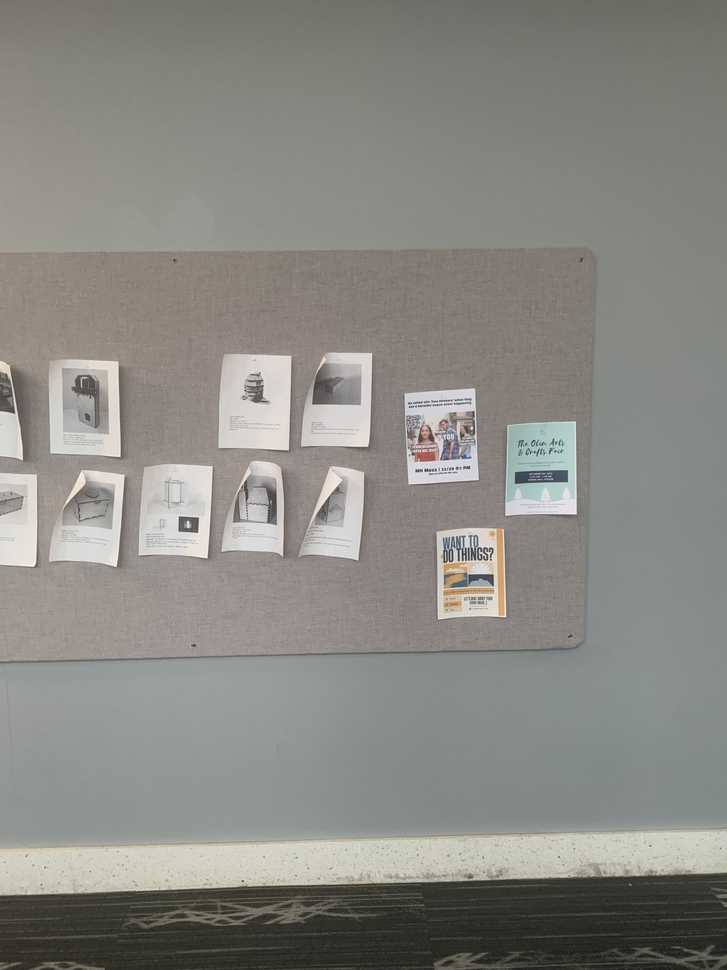
#> input picture featureExtraction/images/train/IMG_3716.JPG, 727 x 970 px, shrunk from 3024 x 4032 before the run, found by its file name; its folder holds only this picture in this run
$ python ImageExtract.py
#> lines starting #> are read from the running program, lines starting #| are printed output that depends on the picture; after the words box and inside, x2 and y2 are one past the last pixel; in counts of white or black regions, pixels touching at a corner belong together
import cv2
import os
import numpy as np
from sklearn.neighbors import KNeighborsClassifier

def confirm_matching_shapes(directory):
    proper_cv2_images = [] # store the images in a list so I can persist their cv2.imread() features
    for i in os.listdir(directory):
        a = os.path.join(directory, i)
        d = cv2.imread(a)
#> d is the input picture: shape (970, 727, 3); mean B, G, R 131.5, 136.9, 137.5
        proper_cv2_images.append(d)
    return proper_cv2_images # want to return the np.array of all the objects in this directory, 1 (d just returns last in loop, need to use list to persist and save all images)

def preprocess_images(images):
    # convert to grayscale since we don't care too much about features
    # use two different lists to append specific items
    features = []
    labels = []
    for i, image in enumerate(images): # why does this star over as image 0 each time?
        grayScale = cv2.cvtColor(image, cv2.COLOR_BGR2GRAY)
        t_lower = 50 # test
        t_upper = 150 # test
        edges = cv2.Canny(grayScale, t_lower, t_upper)
        features.append(edges.flatten()) # this creates a 1D array from edges which is useful because ...
        labels.append(f'image {i}')

    return features, labels

def process_test_images(image_paths):
    test_features = []
    test_labels = []
    # loop through the image paths passed into the function
    for i, image_path in enumerate(image_paths):
        image = cv2.imread(image_path)

        if image is not None:
            single_image_features, single_image_label = preprocess_images([image])
            test_features.extend(single_image_features)
            test_labels.extend(single_image_label)
        else:
            print(f'Image at {image_path} and {i} cannot be read. ')

    # we unpack the two return values from the preprocess_images function here, so we can store their values and return them for later
    return test_features, test_labels


def knn(images):
    # we unpack by doing params from function, variable to assign -> I'm doing this because when I scroll on t I see tuple[list, list] and these are features, labels from the value being passed into knn function
    features, labels = t
    test_features, test_labels = call_process_test_images
    print(test_features)
    X = np.array(features)
    y = np.array(labels)
    knn = KNeighborsClassifier(n_neighbors=1)
    knn.fit(X, y)

    for idx, test_feature in enumerate(test_features):
        test_feature_reshaped = test_feature.reshape(1, -1)
        most_similar_image_label = knn.predict(test_feature_reshaped)
        print(f"Predicted: {most_similar_image_label}, True: {test_labels[idx]}")

# Function calling
directory = '/Users/zaynpatel/vision/visionLLM/CompRobo-VisionLLM/featureExtraction/images/train'
call_confirm_matching_shapes = confirm_matching_shapes(directory)
#> call_confirm_matching_shapes = 1 item
t = preprocess_images(call_confirm_matching_shapes)
#> the loop in preprocess_images, `for i, image in enumerate(images):` made 1 pass
#> (t_lower, t_upper) on pass 1: (50, 150)
#> pass 1, in preprocess_images, `edges = cv2.Canny(grayScale, t_lower, t_upper)`:
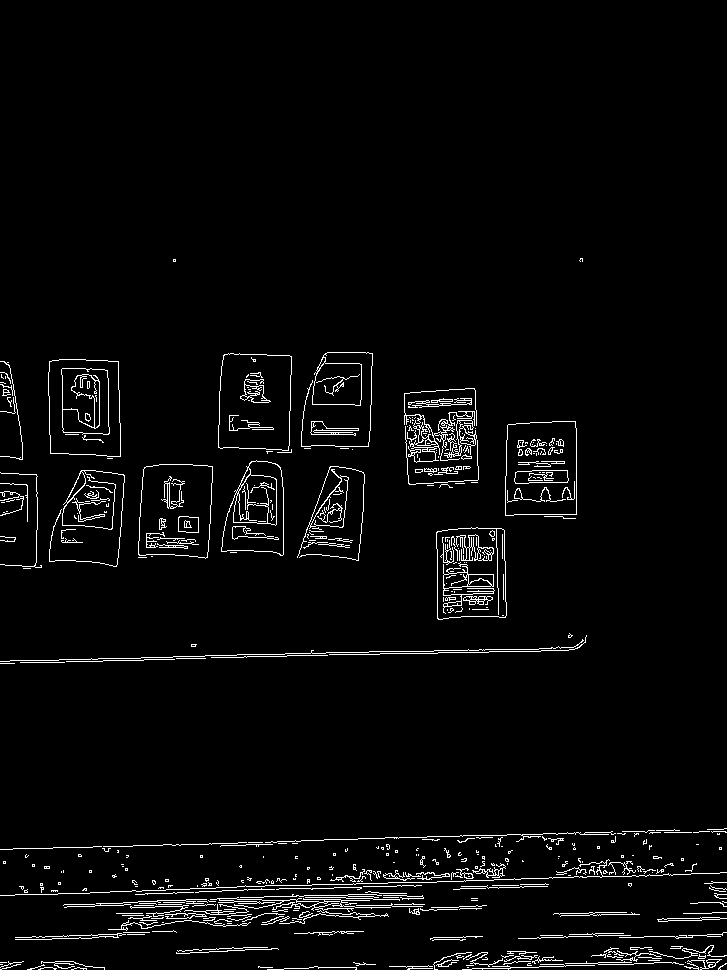
#> edges: shape (970, 727); 3.2% white in thin lines or dots, all inside (x1, y1, x2, y2) = (0, 258, 727, 970)
#> after the loop in preprocess_images, `for i, image in enumerate(images):`: labels = ['image 0']
new_image_paths = ['/Users/zaynpatel/vision/visionLLM/CompRobo-VisionLLM/featureExtraction/images/test/IMG_3727.JPG', '/Users/zaynpatel/vision/visionLLM/CompRobo-VisionLLM/featureExtraction/images/test/IMG_3728.JPG', '/Users/zaynpatel/vision/visionLLM/CompRobo-VisionLLM/featureExtraction/images/test/IMG_3729.JPG', '/Users/zaynpatel/vision/visionLLM/CompRobo-VisionLLM/featureExtraction/images/test/IMG_3730.JPG']
call_process_test_images = process_test_images(new_image_paths)
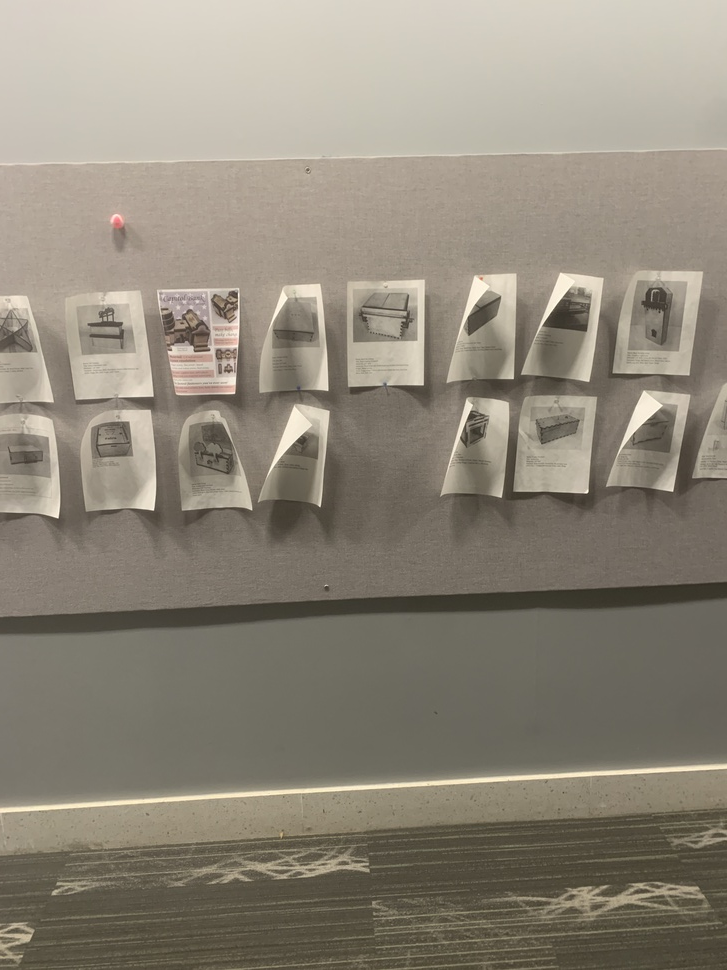
#> input picture featureExtraction/images/test/IMG_3727.JPG, 727 x 970 px, shrunk from 3024 x 4032 before the run, found by its file name
#> in process_test_images, image is the input picture: shape (970, 727, 3); mean B, G, R 121.4, 135, 142.3
#> the loop in preprocess_images (call 2), `for i, image in enumerate(images):` made 1 pass
#> pass 1, in preprocess_images (call 2), `grayScale = cv2.cvtColor(image, cv2.COLOR_BGR2GRAY)`:
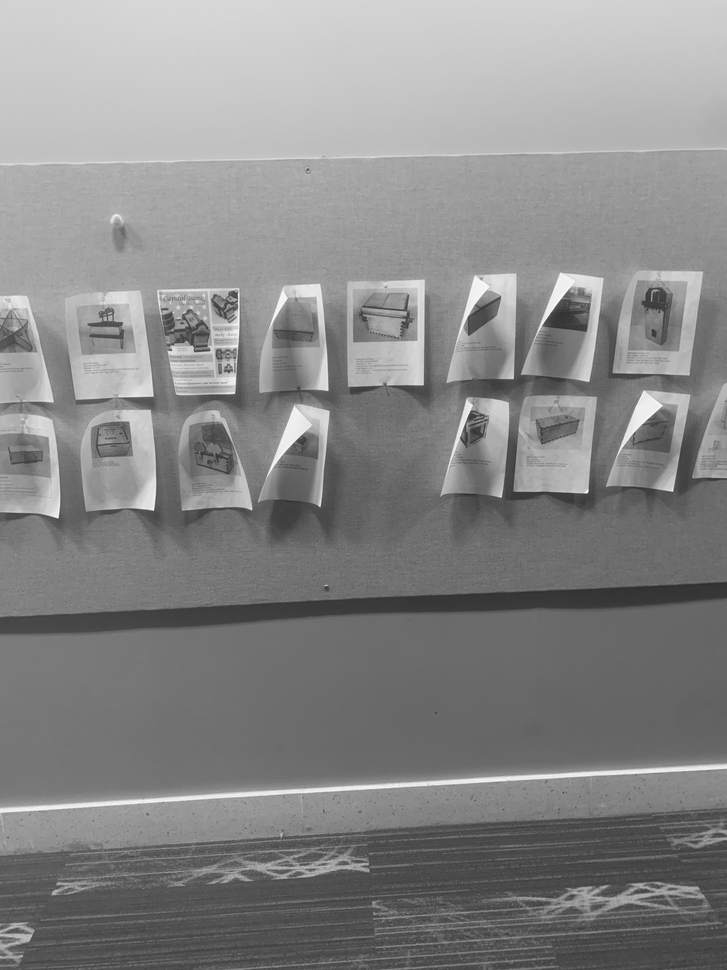
#> grayScale: shape (970, 727); min 45, max 253, mean 135.6
#> pass 1, in preprocess_images (call 2), `edges = cv2.Canny(grayScale, t_lower, t_upper)`:
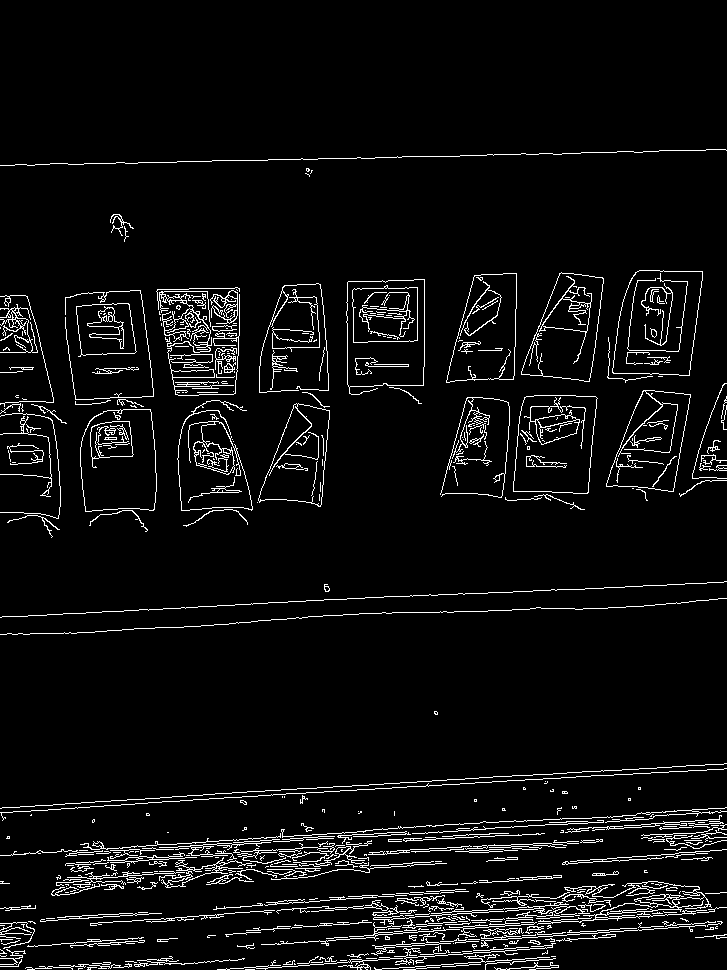
#> edges: shape (970, 727); 5.3% white in thin lines or dots, all inside (x1, y1, x2, y2) = (0, 149, 727, 970)
#> in process_test_images, `single_image_features, single_image_label = preprocess_images([image])`: single_image_features = 1 item; single_image_label = ['image 0']
#> pass 2 of the loop in process_test_images, `for i, image_path in enumerate(image_paths):`:
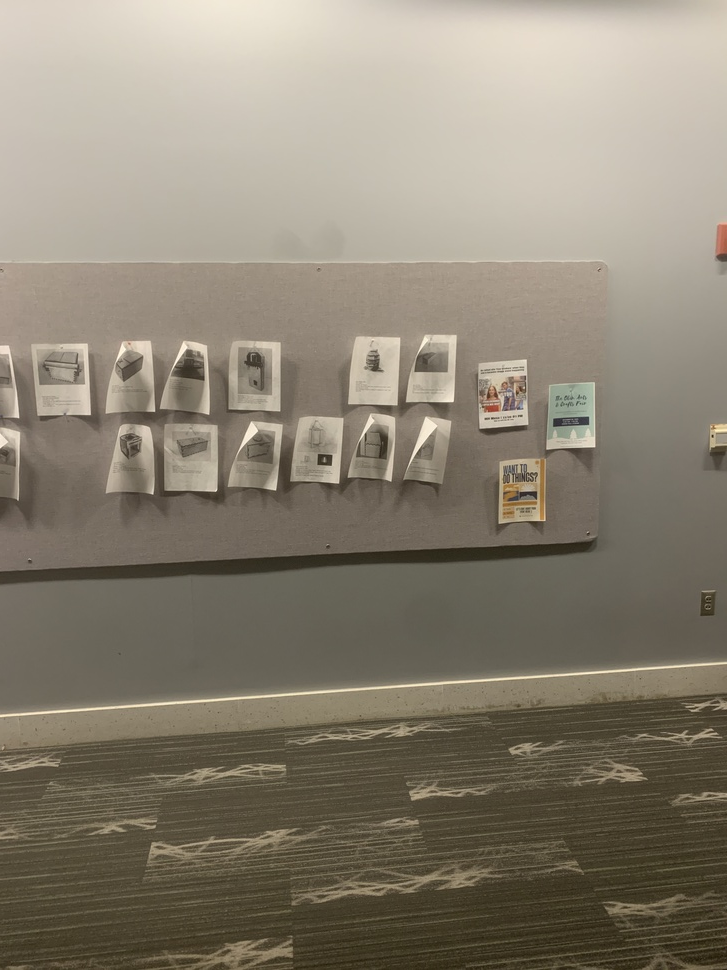
#> input picture featureExtraction/images/test/IMG_3728.JPG, 727 x 970 px, shrunk from 3024 x 4032 before the run, found by its file name
#> in process_test_images, image is the input picture: shape (970, 727, 3); mean B, G, R 114.5, 129.9, 138.1
#> the loop in preprocess_images (call 3), `for i, image in enumerate(images):` made 1 pass
#> pass 1, in preprocess_images (call 3), `grayScale = cv2.cvtColor(image, cv2.COLOR_BGR2GRAY)`:
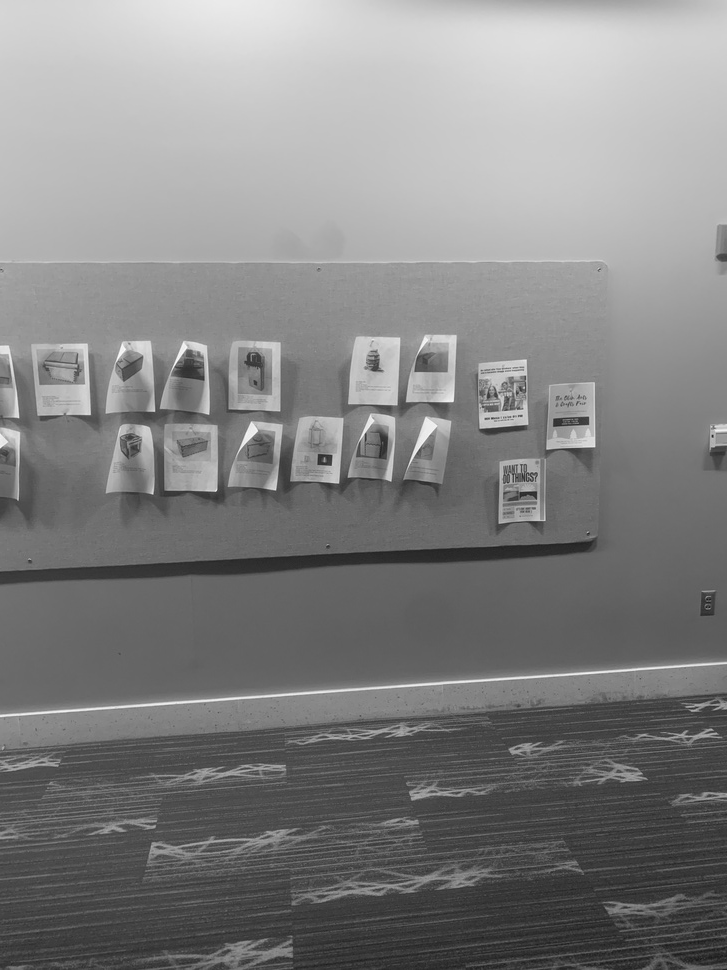
#> grayScale: shape (970, 727); min 22, max 252, mean 130.5
#> pass 1, in preprocess_images (call 3), `edges = cv2.Canny(grayScale, t_lower, t_upper)`:
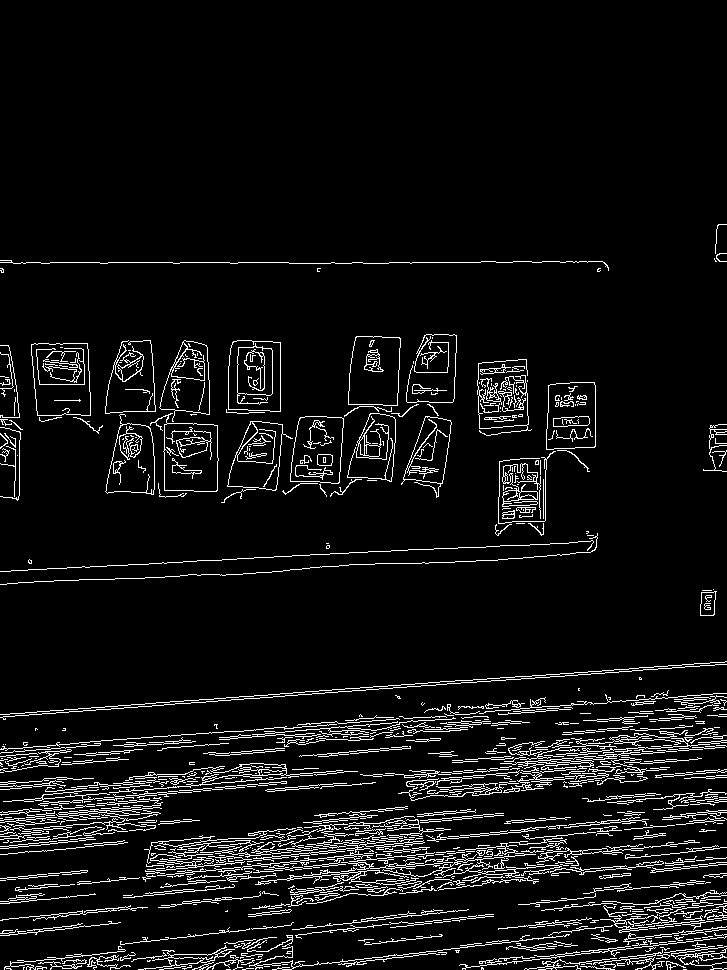
#> edges: shape (970, 727); 6.8% white in thin lines or dots, all inside (x1, y1, x2, y2) = (0, 224, 727, 970)
#> pass 3 of the loop in process_test_images, `for i, image_path in enumerate(image_paths):`:
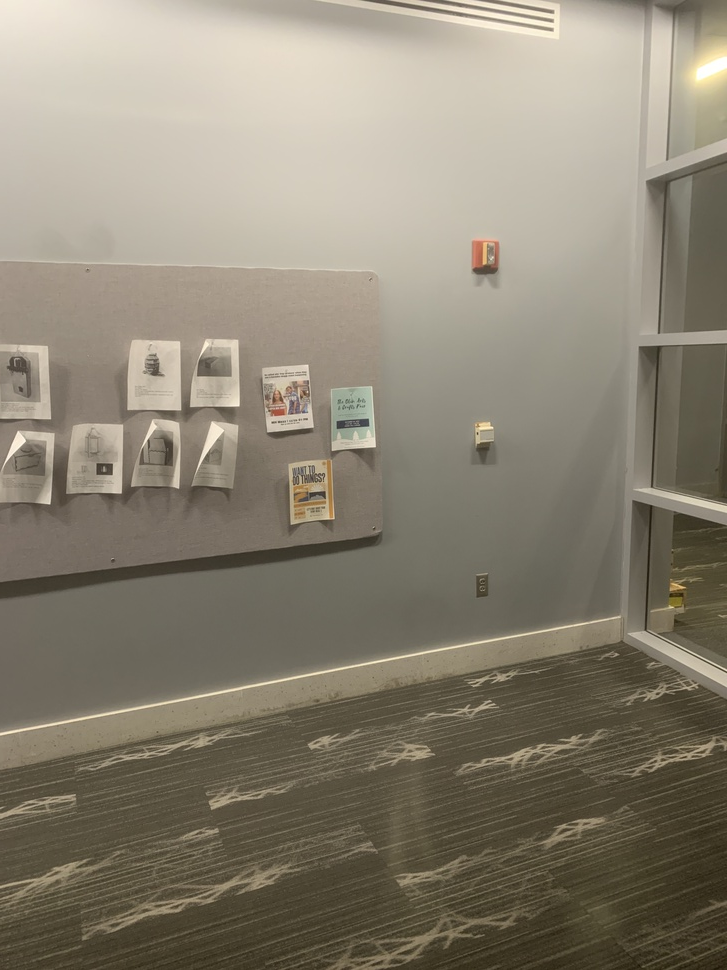
#> input picture featureExtraction/images/test/IMG_3729.JPG, 727 x 970 px, shrunk from 3024 x 4032 before the run, found by its file name
#> in process_test_images, image is the input picture: shape (970, 727, 3); mean B, G, R 115.2, 131.2, 138.7
#> the loop in preprocess_images (call 4), `for i, image in enumerate(images):` made 1 pass
#> pass 1, in preprocess_images (call 4), `grayScale = cv2.cvtColor(image, cv2.COLOR_BGR2GRAY)`:
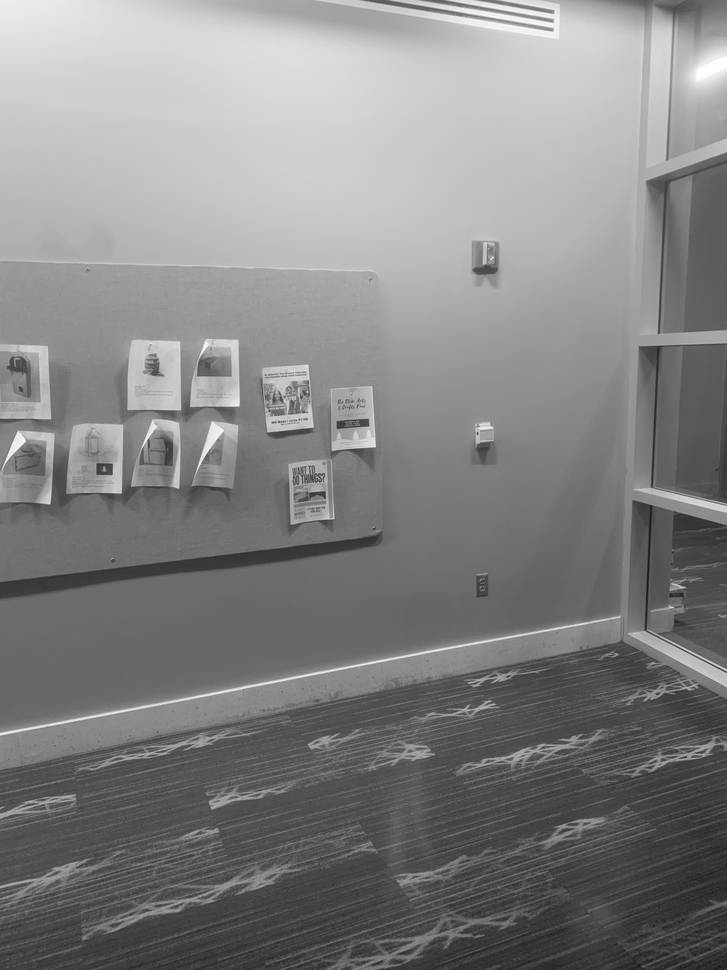
#> grayScale: shape (970, 727); min 22, max 255, mean 131.6
#> pass 1, in preprocess_images (call 4), `edges = cv2.Canny(grayScale, t_lower, t_upper)`:
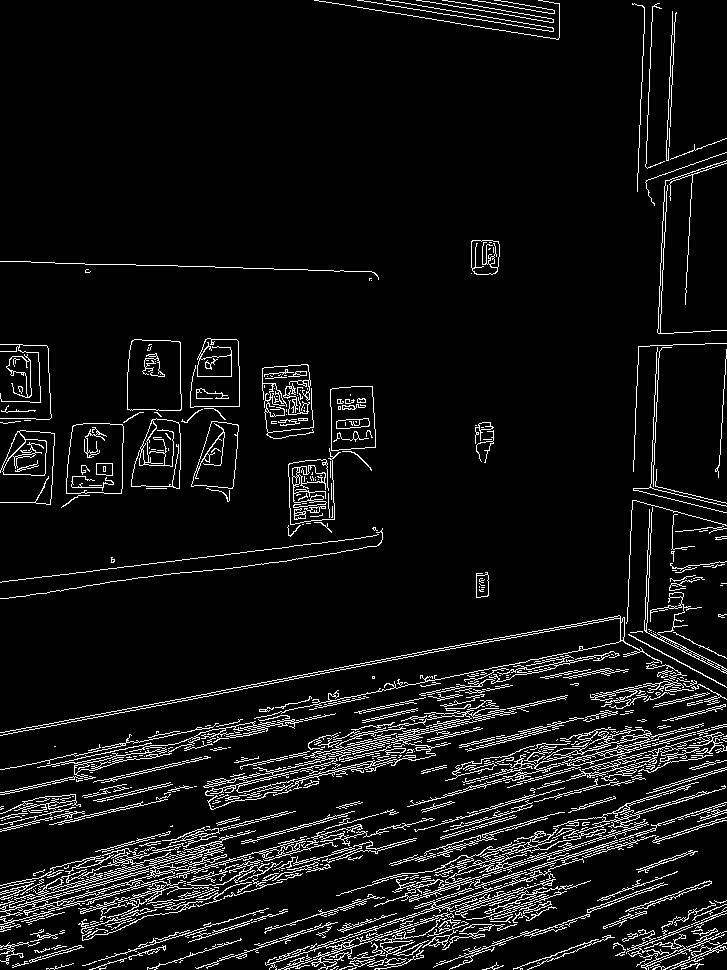
#> edges: shape (970, 727); 7.2% white in thin lines or dots
#> the loop made 4 passes; the first 3 are shown
c = knn(t)
#> in knn, `features, labels = t`: features = 1 item; labels = ['image 0']
print(c)
#| None
